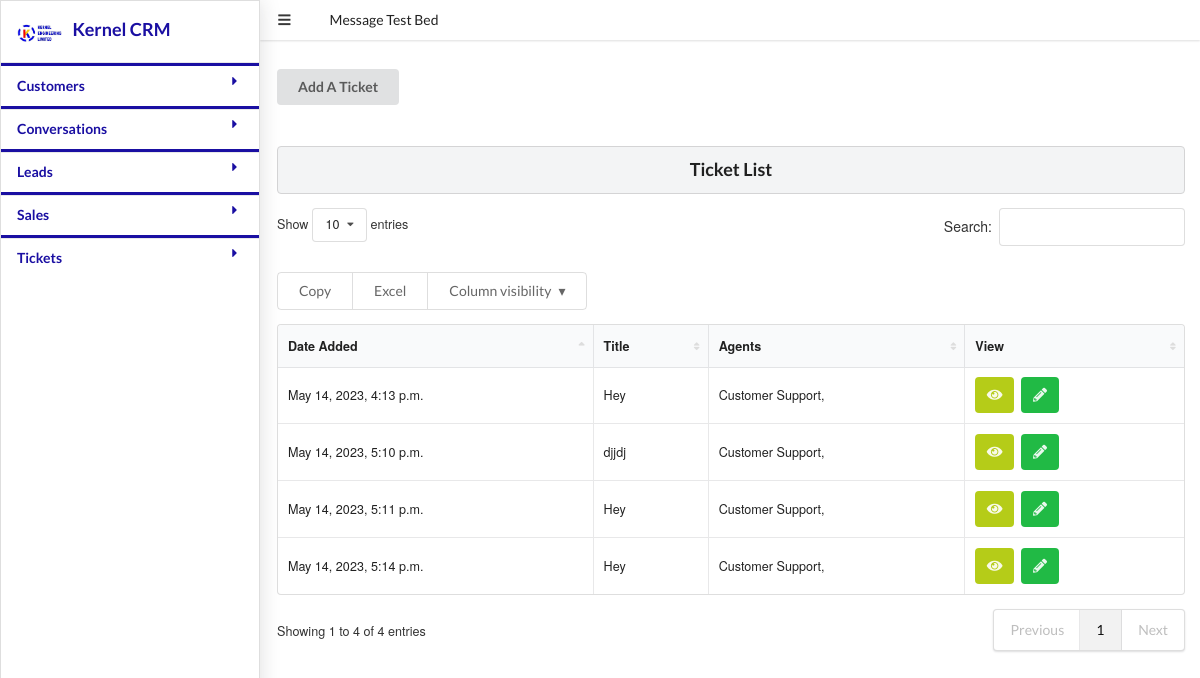
The page /tickets/customer/9 on the database its author committed.
### crmapp/models.py (models this page shows, shortened)
class Ticket(models.Model):
	date_added = models.DateTimeField(auto_now=True)
	tittle = models.CharField(max_length=20)
	agents = models.ManyToManyField(Agent)
	status =models.CharField(choices=ticket_status,max_length=20)
	department = models.ManyToManyField(Department)
	ticket_customer = models.ForeignKey(Customer, on_delete=models.PROTECT)

class Persona(models.Model):
	first_name = models.CharField(max_length=200)
	last_name = models.CharField(max_length=200)
	email = models.CharField(max_length=200)
	phone = models.CharField(max_length=200)
	date_added = models.DateTimeField(auto_now=True)
	def __str__(self):
			return self.first_name +" "+ self.last_name

class Agent(Persona):
	user = models.ForeignKey(User , on_delete = models.CASCADE)
	staff_roles = models.CharField(choices = staff_roles,max_length=100,default='contact_center')
	department = models.ForeignKey(Department, on_delete=models.PROTECT)

class Persona(models.Model):
	first_name = models.CharField(max_length=200)
	last_name = models.CharField(max_length=200)
	email = models.CharField(max_length=200)
	phone = models.CharField(max_length=200)
	date_added = models.DateTimeField(auto_now=True)
	def __str__(self):
			return self.first_name +" "+ self.last_name

### crmapp/views.py (the view)
# urls.py: path('tickets/customer/<str:pk>',views.CustomerTicketListView.as_view(), name='customer_ticket_list'),
class CustomerTicketListView(ListView):
	model = Ticket

### crmapp/templates/crmapp/ticket_list.html (shortened to what this page needs)
{% extends "base.html" %}
{% block content %}
{% include "crmapp/datatables.html" %}
{% load static %}
<a class="ui button " id="" href="{% url 'ticket_create'%}" >Add A Ticket </a>
	<div class="container">
	<div class="ui hidden divider"></div>
        <h3 class="ui block header  center aligned  ">
 <div class="eight wide column">Ticket List</div>
		  </h3>
		<section>
			<table id="example" class="ui celled table" style="width:100%">
				<thead>
					<tr>
						<th>Date Added</th>
						<th>Title</th>
						<th>Agents</th>
						<th>View</th>
					</tr>
				</thead>
				<tbody>
          {% if ticket_list %}
    {% for ticket in  ticket_list %}
					<tr>
						<td>{{ ticket.date_added}}</td>
						<td>{{ ticket.tittle }}</td>
						<td>
							{% for agent in  ticket.agents.all %}
                            {{agent}},
							{% endfor%}
						</td>
						<td >
<a class="ui olive icon button" href="{% url 'ticket_detail' ticket.id %}">
  <i class="eye icon"></i>
</a>
<a href="{% url 'ticket_update' ticket.id %}" class="ui green icon button"><i class="pencil alternate icon"></i></a></td>
					</tr>
    {% endfor %}
{% else %}
    <p>Empty</p>
{% endif %}
			</table>
    </section>
</div>
{% endblock %}

### crmapp/static/crmapp/reportMedia/css/dataTables.semanticui.css (style rules this page uses)
table.dataTable.table { margin: 0; }
table.dataTable.table thead th, table.dataTable.table thead td { position: relative; }
table.dataTable.table thead th.sorting, table.dataTable.table thead th.sorting_asc, table.dataTable.table thead th.sorting_desc, table.dataTable.table thead td.sorting, table.dataTable.table thead td.sorting_asc, table.dataTable.table thead td.sorting_desc { padding-right: 20px; }
table.dataTable.table thead th.sorting:after, table.dataTable.table thead th.sorting_asc:after, table.dataTable.table thead th.sorting_desc:after, table.dataTable.table thead td.sorting:after, table.dataTable.table thead td.sorting_asc:after, table.dataTable.table thead td.sorting_desc:after { position: absolute; top: 12px; right: 8px; display: block; font-family: Icons; }
table.dataTable.table thead th.sorting:after, table.dataTable.table thead td.sorting:after { content: "\f0dc"; color: #ddd; font-size: 0.8em; }
table.dataTable.table thead th.sorting_asc:after, table.dataTable.table thead td.sorting_asc:after { content: "\f0de"; }
table.dataTable.table td, table.dataTable.table th { -webkit-box-sizing: content-box; box-sizing: content-box; }

### crmapp/static/crmapp/reportMedia/css/demo.css (style rules this page uses)
body { font: 90%/1.45em "Helvetica Neue", HelveticaNeue, Arial, Helvetica, sans-serif; margin: 0; padding: 0; color: #333; background-color: #fff; }
div.container { max-width: 980px; margin: 0 auto; }
a { cursor: pointer; color: #3174c7; text-decoration: none; }

### rows shown on the page
Ticket: date_added "May 14, 2023, 4:13 p.m.", tittle "Hey"
Agent: last_name "Customer Support"
Ticket: date_added "May 14, 2023, 5:10 p.m.", tittle "djjdj"
Ticket: date_added "May 14, 2023, 5:11 p.m.", tittle "Hey"
Ticket: date_added "May 14, 2023, 5:14 p.m.", tittle "Hey"
